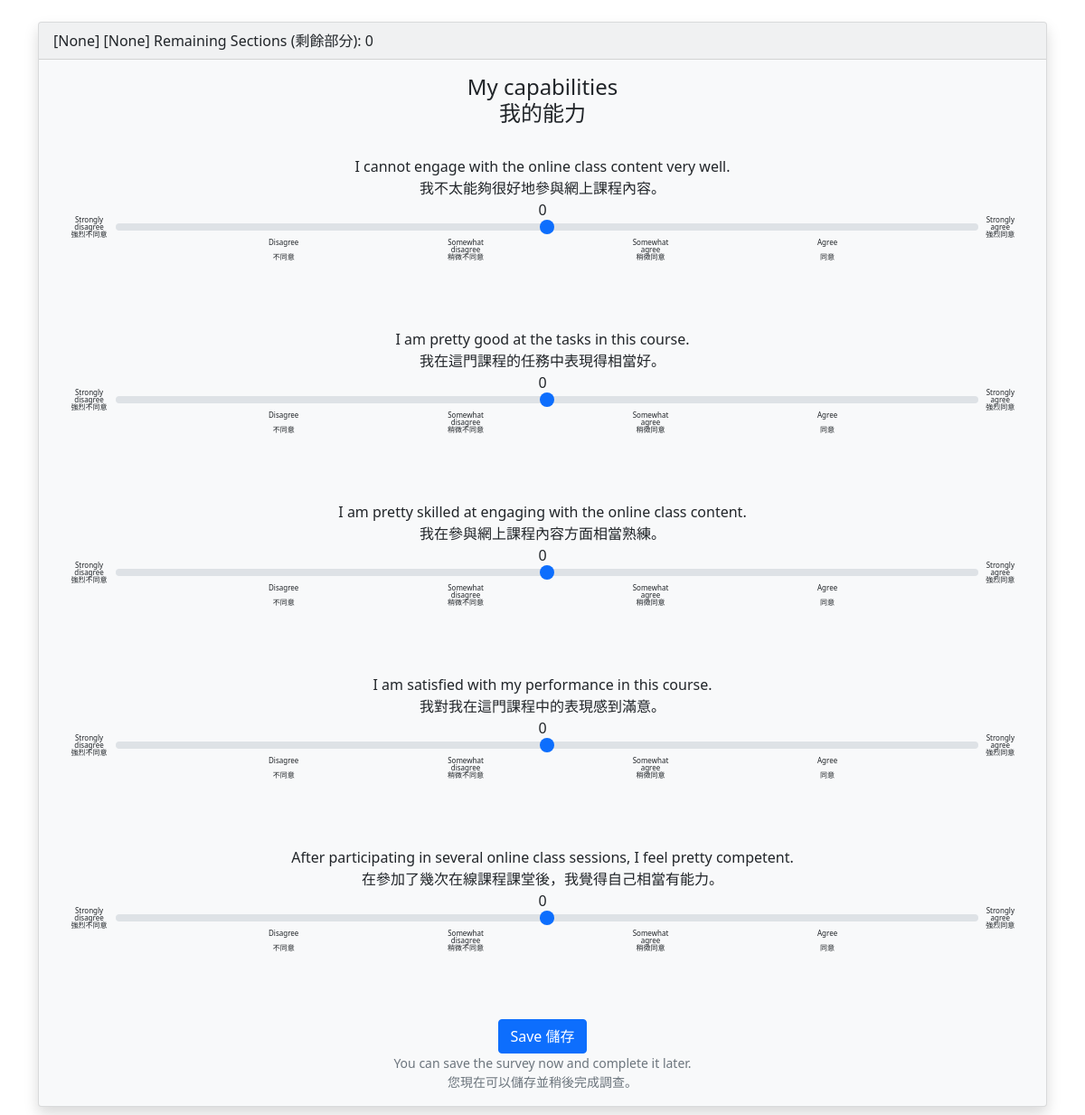
The app's page /survey/1/ with its own data.
### survey/models.py (models this page shows, shortened)
class SurveySection(models.Model):
    name_en = models.CharField(max_length=100)  # English name of the section
    name_zh = models.CharField(max_length=100)  # Chinese name of the section
    code = models.CharField(max_length=10, unique=True)  # Section code NAME of the section
    code_order = models.IntegerField()  # Section NUMBER
    class_name = models.CharField(max_length=100)  # Name of the survey (i.e. class)

class SurveyQuestion(models.Model):
    section_code = models.CharField(max_length=10)  # Store the section code
    section = models.ForeignKey(SurveySection, on_delete=models.CASCADE, related_name='questions')
    text_en = models.TextField()  # English version of the question
    text_zh = models.TextField()  # Chinese version of the question
    question_number = models.IntegerField()  # Unique number for each question within a section
    class_name = models.CharField(max_length=100)  # Name of the survey (i.e. class)

### survey/views.py (the view)
# urls.py: path('survey/<int:code_order>/', surveyViews.survey_view, name='survey_view'),
def survey_view(request, code_order):
    remaining_sections_count = request.session.get('remaining_sections_count', 0)
    section = get_object_or_404(SurveySection, code_order=code_order)
    questions = list(section.questions.all())  # Convert QuerySet to a list for shuffling
    random.shuffle(questions)  # Randomize the order of questions
    currentClassName = request.session.get('currentClassName')
    student_id = request.session.get('student_id')
    context = {
        'section': section,
        'questions': questions,
        'remaining_sections_count': remaining_sections_count,
        'student_id': student_id,
        'currentClassName': currentClassName,
    }
    return render(request, 'survey.html', context)

### survey/templates/survey.html (shortened to what this page needs)
{% load static %}
<!DOCTYPE html>
<html>
<head>
    {% include "_header_00.html" %}
</head>
<body>
    <div class="container mt-4">
        <div class="card text-dark bg-light mb-3 shadow">
            <div class="card-header">
                [{{ currentClassName }}] [{{ student_id }}] Remaining Sections (剩餘部分): {{ remaining_sections_count }}
            </div>
            <div class="card-body">
                <h4 class="card-title text-center">{{ section.name_en }}<br>{{ section.name_zh }}</h4><br>
                <form id="survey-form" action="{% url 'submit_survey' section.code_order %}" method="post">
                    {% for question in questions %}
                        <div class="mb-3">
                            <div class="question-text">
                                <p>{{ question.text_en }}<br>{{ question.text_zh }}<br>
                                <span class="slider-value" id="value_question_{{ question.id }}">0</span></p>
                            </div>
                            <div class="slider-range-container text-center" style="position: relative; padding: 0 10px;">
                                <span class="slider-label tiny-text">Strongly disagree<br>強烈不同意</span>
                                    <input type="range" class="form-range" id="question_{{ question.id }}" name="question_{{ question.id }}" min="-100" max="100" step="1" value="0" style="width: 100%;">
                                <span class="slider-label tiny-text">Strongly agree<br>強烈同意</span>
                                <div class="d-flex justify-content-between" style="display: flex; justify-content: space-between; position: absolute; width: calc(60% - 20px); bottom: -25px; left: 22%;">
                                    <span class="slider-label tiny-text">Disagree<br><br>不同意</span>
                                    <span class="slider-label tiny-text">Somewhat<br>disagree<br>稍微不同意</span>
                                    <span class="slider-label tiny-text">Somewhat<br>agree<br>稍微同意</span>
                                    <span class="slider-label tiny-text">Agree<br><br>同意</span>
                                </div>
                            </div>
                        </div>
                    {% endfor %}
                    <div class="button-center">
                        <button type="submit" class="btn btn-primary">Save 儲存</button>
                    </div>
                    <div class="small text-muted text-center">You can save the survey now and complete it later.<br>您現在可以儲存並稍後完成調查。</div>
                </form>
            </div>
        </div>
    </div>
</body>
</html>

### shared_templates/_header_00.html (shortened to what this page needs)
{% load static %}
<link href="https://cdn.jsdelivr.net/npm/bootstrap@5.0.2/dist/css/bootstrap.min.css" rel="stylesheet">
<link rel="stylesheet" href="https://cdnjs.cloudflare.com/ajax/libs/font-awesome/5.15.3/css/all.min.css">

### shared_templates/_header_00.html (style rules this page uses)
.slider-range-container { display: flex; justify-content: space-between; align-items: center; margin-bottom: 100px; }
input[type="range"] { width: 100%; -webkit-appearance: none; }
.question-text { text-align: center; }
.slider-label { font-size: 0.65rem; line-height: 1; margin-right: 0px; margin-left: 0px; }
.question-text p { margin-bottom: 0; }
.slider-value { display: block; margin-top: 0px; margin-bottom: -5px; }
.button-center { display: flex; justify-content: center; align-items: center; margin-top: 20px; }
.tiny-text { font-size: 0.5rem; line-height: 1; }

### records on screen
SurveySection: name_en "My capabilities", name_zh "我的能力"
SurveyQuestion: text_en "I cannot engage with the online class content very well.", text_zh "我不太能夠很好地參與網上課程內容。"
SurveyQuestion: text_en "I am pretty good at the tasks in this course.", text_zh "我在這門課程的任務中表現得相當好。"
SurveyQuestion: text_en "I am pretty skilled at engaging with the online class content.", text_zh "我在參與網上課程內容方面相當熟練。"
SurveyQuestion: text_en "I am satisfied with my performance in this course.", text_zh "我對我在這門課程中的表現感到滿意。"
SurveyQuestion: text_en "After participating in several online class sessions, I feel pretty competent.", text_zh "在參加了幾次在線課程課堂後，我覺得自己相當有能力。"

### other values on screen
{{ currentClassName }} "None"
{{ student_id }} "None"
{{ remaining_sections_count }} "0"
